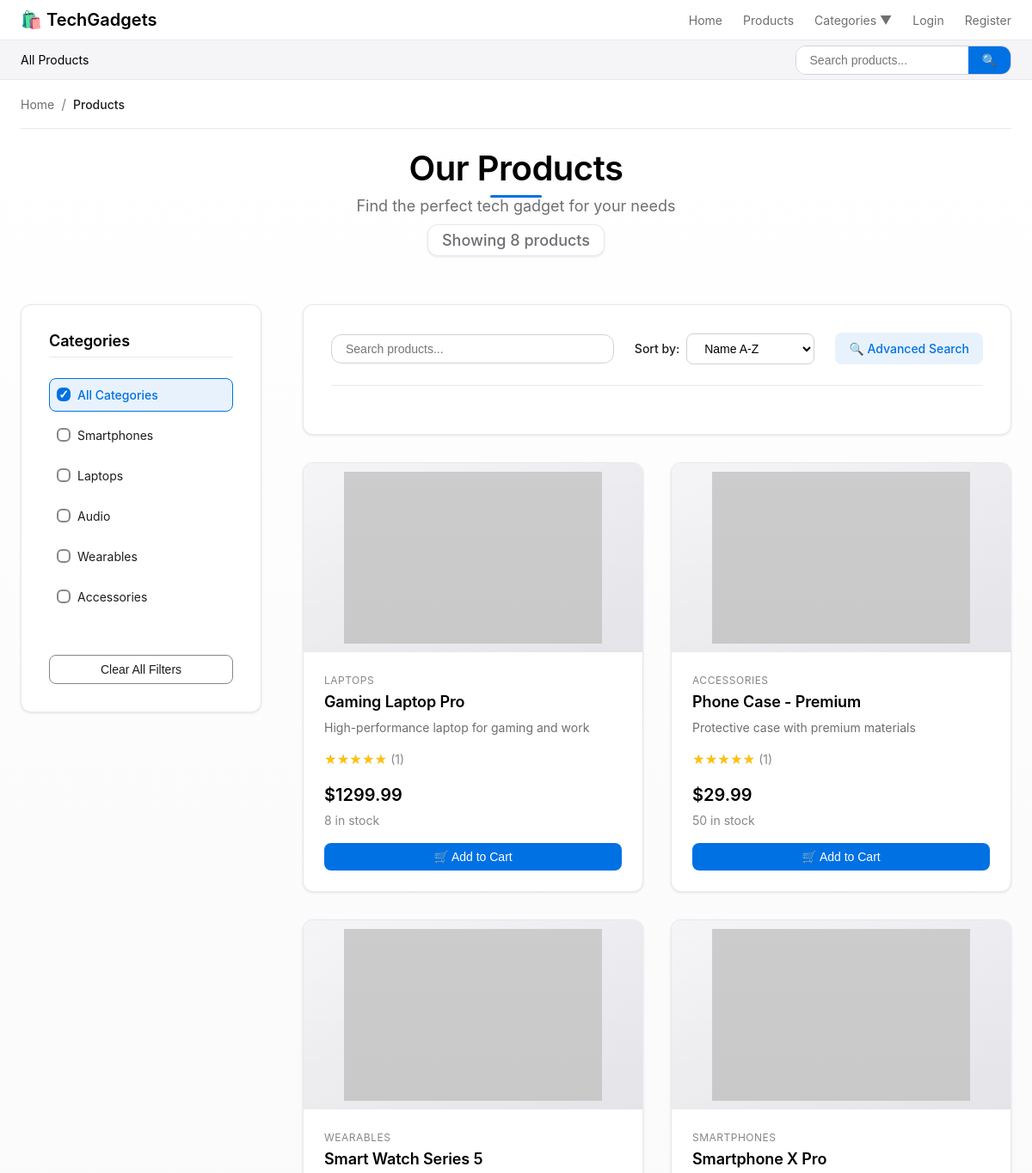
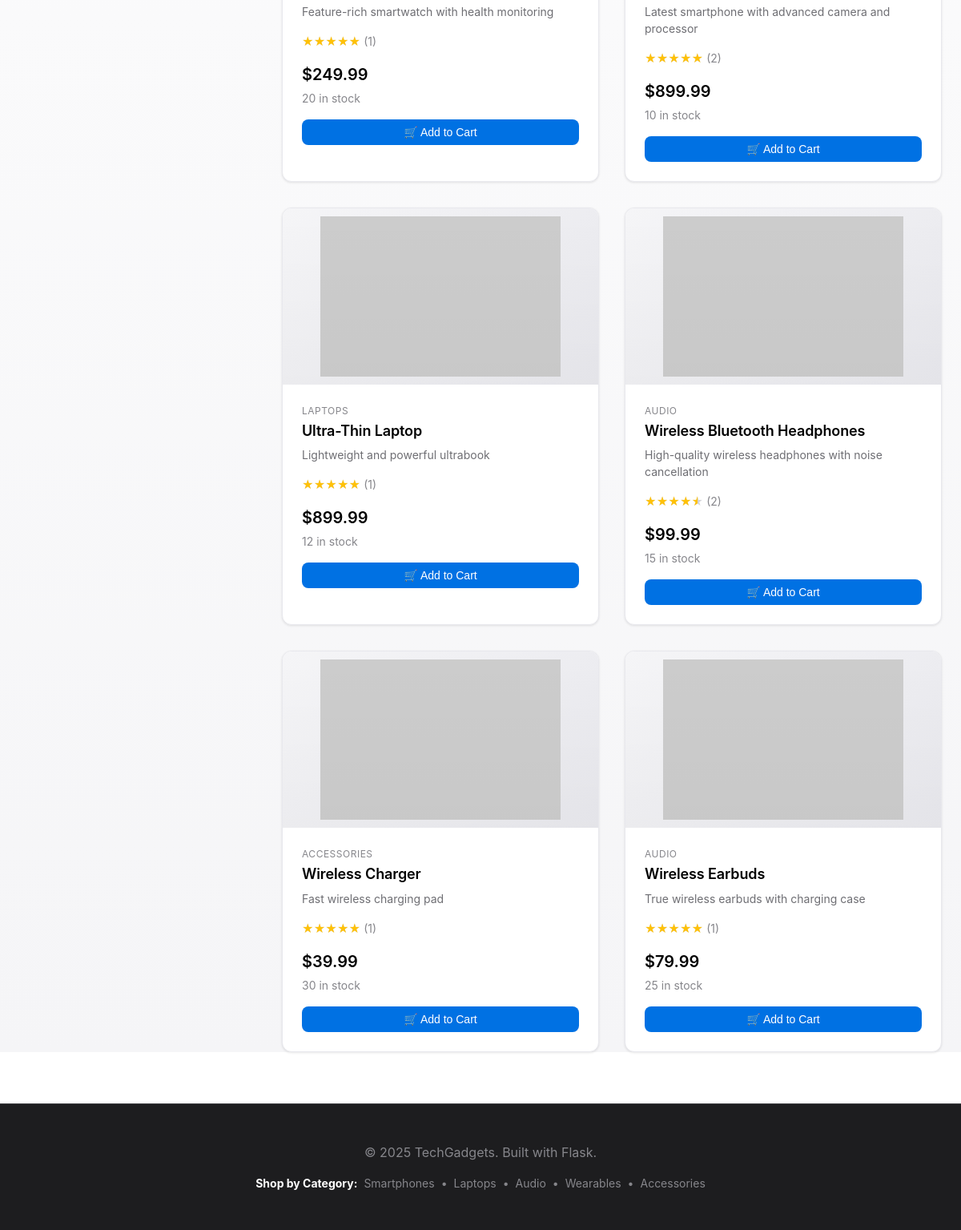
Page /products on the committed database (2 pictures, top to bottom).
### tables this page shows
CREATE TABLE categories
                     (
                         id INTEGER PRIMARY KEY AUTOINCREMENT,
                         name TEXT NOT NULL,
                         slug TEXT UNIQUE NOT NULL,
                         description TEXT,
                         created_at TIMESTAMP DEFAULT CURRENT_TIMESTAMP
                     );

CREATE TABLE products
                     (
                         id INTEGER PRIMARY KEY AUTOINCREMENT,
                         name TEXT NOT NULL,
                         price REAL NOT NULL,
                         description TEXT,
                         image_url TEXT,
                         category_id INTEGER,
                         stock INTEGER DEFAULT 0,
                         created_at TIMESTAMP DEFAULT CURRENT_TIMESTAMP,
                         FOREIGN KEY (category_id) REFERENCES categories (id)
                     );

### minimal_app.py (the view)
@app.route('/products')
def products_page():
    category_id = request.args.get('category', type=int)
    search_query = request.args.get('search', '')
    sort_by = request.args.get('sort_by', 'name')
    sort_order = request.args.get('sort_order', 'asc')
    conn = get_db_connection()
    query = '''
            SELECT p.*, \
                   c.name                     as category_name, \
                   c.slug                     as category_slug,
                   COALESCE(AVG(r.rating), 0) as average_rating,
                   COUNT(r.id)                as review_count
            FROM products p
                     LEFT JOIN categories c ON p.category_id = c.id
                     LEFT JOIN reviews r ON p.id = r.product_id AND r.status = 'approved'
            WHERE 1 = 1 \
            '''
    params = []
    if category_id:
        query += ' AND p.category_id = ?'
        params.append(category_id)
    if search_query:
        query += ' AND (p.name LIKE ? OR p.description LIKE ?)'
        params.extend([f'%{search_query}%', f'%{search_query}%'])
    query += ' GROUP BY p.id, c.name, c.slug'
    sort_options = {
        'name': 'p.name',
        'price': 'p.price',
        'rating': 'average_rating',
        'date': 'p.created_at'
    }
    if sort_by in sort_options:
        if sort_by == 'date' and sort_order == 'asc':
            query += f' ORDER BY {sort_options[sort_by]} ASC'
        elif sort_by == 'date' and sort_order == 'desc':
            query += f' ORDER BY {sort_options[sort_by]} DESC'
        else:
            query += f' ORDER BY {sort_options[sort_by]} {sort_order.upper()}'
    else:
        query += ' ORDER BY p.created_at DESC'
    products = conn.execute(query, params).fetchall()
    products_list = []
    for product in products:
        product_dict = row_to_dict(product)
        product_dict['average_rating'] = float(product['average_rating']) if product['average_rating'] else 0.0
        product_dict['review_count'] = product['review_count']
        products_list.append(product_dict)
    categories = conn.execute('SELECT * FROM categories').fetchall()
    current_category = None
    if category_id:
        current_category = conn.execute('SELECT * FROM categories WHERE id = ?', (category_id,)).fetchone()
    price_range = conn.execute('''
                               SELECT MIN(price) as min_price, MAX(price) as max_price
                               FROM products
                               ''').fetchone()
    conn.close()
    return render_template('products.html',
                           products=products_list,
                           categories=categories,
                           current_category=current_category,
                           search_query=search_query,
                           sort_by=sort_by,
                           sort_order=sort_order,
                           price_range=price_range)

### minimal_app.py (called while the page is built, shortened)
def get_db_connection():
    conn = sqlite3.connect(app.config['DATABASE'])
    conn.row_factory = sqlite3.Row
    return conn

def row_to_dict(row):
    if row is None:
        return None
    return {key: row[key] for key in row.keys()}

@app.context_processor
def inject_cart_count():
    cart_count = 0
    return dict(cart_count=cart_count)

### application/templates/products.html (shortened to what this page needs)
{% extends "base.html" %}
{% block content %}
<div class="products-page">
    <div class="container">
        <nav class="breadcrumb">
            <a href="{{ url_for('index') }}" class="breadcrumb-item">Home</a>
            <span class="breadcrumb-separator">/</span>
            <span class="breadcrumb-item active">Products</span>
        </nav>
        <div class="page-header">
            <h1>Our Products</h1>
            <p>Find the perfect tech gadget for your needs</p>
            {% if current_category %}
            <p class="products-count">Showing {{ products|length }} products in {{ current_category.name }}</p>
            {% else %}
            <p class="products-count" id="products-count">Showing {{ products|length }} products</p>
            {% endif %}
        </div>
        <div class="products-layout">
            <aside class="products-sidebar">
                <div class="category-filters">
                    <div class="filter-group">
                        <h3>Categories</h3>
                        <div class="filter-options">
                            {% set is_all_categories_active = not current_category and not request.args.get('category') %}
                            <label class="filter-option category-filter {% if is_all_categories_active %}active{% endif %}">
                                <input type="checkbox" value="" {% if is_all_categories_active %}checked{% endif %}>
                                <span>All Categories</span>
                            </label>
                            {% for category in categories %}
                                {% set is_category_active = false %}
                                {% if current_category and current_category.id == category.id %}
                                    {% set is_category_active = true %}
                                {% elif not current_category and request.args.get('category') %}
                                    {% set request_category_id = request.args.get('category')|int %}
                                    {% if request_category_id == category.id %}
                                        {% set is_category_active = true %}
                                    {% endif %}
                                {% endif %}
                                <label class="filter-option category-filter {% if is_category_active %}active{% endif %}">
                                    <input type="checkbox" value="{{ category.id }}"
                                           {% if is_category_active %}checked{% endif %}>
                                    <span>{{ category.name }}</span>
                                </label>
                            {% endfor %}
                        </div>
                    </div>
                    <button class="clear-filters">Clear All Filters</button>
                </div>
            </aside>
            <main class="products-main">
                <div class="products-controls">
                    <div class="controls-row">
                        <div class="search-box">
                            <form method="GET" action="{{ url_for('products_page') }}">
                                <input type="text" name="search" value="{{ search_query }}"
                                       placeholder="Search products..." id="search-input">
                            </form>
                        </div>
                        <div class="sort-options">
                            <form method="GET" action="{{ url_for('products_page') }}" class="sort-form">
                                <label>Sort by:</label>
                                <select name="sort_by" onchange="this.form.submit()">
                                    <option value="name" selected>Name A-Z</option>
                                </select>
                            </form>
                        </div>
                        <div class="view-options">
                            <a href="{{ url_for('advanced_search') }}" class="advanced-search-link">
                                🔍 Advanced Search
                            </a>
                        </div>
                    </div>
                    <div class="active-filters" id="active-filters">
                    </div>
                </div>
                {% if products %}
                <div class="products-grid">
                    {% for product in products %}
                    <div class="product-card" data-category-id="{{ product.category_id }}">
                        <div class="product-image">
                            <img src="{{ product.image_url }}" alt="{{ product.name }}" onerror="this.src='https://via.placeholder.com/300x200?text=No+Image'">
                        </div>
                        <div class="product-info">
                            <div class="product-category">{{ product.category_name }}</div>
                            <h3 class="product-name">{{ product.name }}</h3>
                            <p class="product-description">{{ product.description }}</p>
                            <div class="product-rating">
                                <div class="rating-stars" data-rating="{{ product.average_rating }}">
                                </div>
                                <span class="review-count">({{ product.review_count }})</span>
                            </div>
                            <div class="product-price">${{ "%.2f"|format(product.price) }}</div>
                            <div class="product-stock">{{ product.stock }} in stock</div>
                            <div class="product-actions">
                                <button class="add-to-cart-btn"
                                        data-product-id="{{ product.id }}"
                                        data-product-name="{{ product.name }}"
                                        data-product-price="{{ product.price }}"
                                        data-product-image="{{ product.image_url }}">
                                    🛒 Add to Cart
                                </button>
                            </div>
                        </div>
                    </div>
                    {% endfor %}
                </div>
                {% else %}
                <div class="no-products">
                    <h3>No products found</h3>
                    <p>Try adjusting your filters or search terms.</p>
                    <button class="clear-filters cta-button">Clear All Filters</button>
                </div>
                {% endif %}
            </main>
        </div>
    </div>
</div>
{% endblock %}

### application/templates/base.html (shortened to what this page needs)
<!DOCTYPE html>
<html lang="en">
<head>
    <link rel="stylesheet" href="{{ url_for('static', filename='css/style.css') }}">
</head>
<body data-user-authenticated="{{ 'true' if current_user.is_authenticated else 'false' }}">
    <nav class="navbar">
        <div class="nav-container">
            <div class="nav-logo">
                <a href="{{ url_for('index') }}" class="logo-link">🛍️ TechGadgets</a>
            </div>
            <ul class="nav-menu">
                <li class="nav-item">
                    <a href="{{ url_for('index') }}" class="nav-link">Home</a>
                </li>
                <li class="nav-item">
                    <a href="{{ url_for('products_page') }}" class="nav-link">Products</a>
                </li>
                <li class="nav-item dropdown">
                    <a href="#" class="nav-link dropdown-toggle">Categories ▼</a>
                </li>
                {% if current_user.is_authenticated %}
                <li class="nav-item">
                    <a href="{{ url_for('cart') }}" class="nav-link cart-link">🛒 Cart</a>
                </li>
                <li class="nav-item">
                    <a href="{{ url_for('wishlist') }}" class="nav-link">❤️ Wishlist</a>
                </li>
                <li class="nav-item">
                    <a href="{{ url_for('public_wishlists') }}" class="nav-link">🌐 Public Wishlists</a>
                </li>
                {% if current_user.is_admin %}
                <li class="nav-item">
                    <a href="{{ url_for('admin_dashboard') }}" class="nav-link admin-link">⚙️ Admin</a>
                </li>
                {% endif %}
                <li class="nav-item dropdown">
                    <a href="#" class="nav-link dropdown-toggle">👤 {{ current_user.username }} ▼</a>
                    <div class="dropdown-menu">
                        <a href="{{ url_for('profile') }}" class="dropdown-item">Profile</a>
                        <a href="{{ url_for('order_history') }}" class="dropdown-item">My Orders</a>
                        <a href="{{ url_for('addresses') }}" class="dropdown-item">My Addresses</a>
                        <div class="dropdown-divider"></div>
                        <a href="{{ url_for('logout') }}" class="dropdown-item">Logout</a>
                    </div>
                </li>
                {% else %}
                <li class="nav-item">
                    <a href="{{ url_for('login') }}" class="nav-link">Login</a>
                </li>
                <li class="nav-item">
                    <a href="{{ url_for('register') }}" class="nav-link">Register</a>
                </li>
                {% endif %}
            </ul>
        </div>
    </nav>
    <nav class="category-nav">
        <div class="category-nav-container">
            <a href="{{ url_for('products_page') }}" class="category-nav-item {% if request.endpoint == 'products_page' and not request.args.get('category') %}active{% endif %}">
                All Products
            </a>
        </div>
        <div class="nav-search">
            <form method="GET" action="{{ url_for('advanced_search') }}" class="search-form">
                <input type="text" name="q" placeholder="Search products..."
                       class="nav-search-input" value="{{ request.args.get('q', '') }}">
                <button type="submit" class="nav-search-btn">🔍</button>
            </form>
        </div>
    </nav>
    <main class="main-content">
        {% block content %}{% endblock %}
    </main>
    <footer class="footer">
        <div class="container">
            <p>&copy; 2025 TechGadgets. Built with Flask.</p>
            <div class="footer-categories">
                <strong>Shop by Category:</strong>
                {% for category in categories %}
                <a href="{{ url_for('category_page', slug=category.slug) }}" class="footer-category-link">{{ category.name }}</a>{% if not loop.last %} • {% endif %}
                {% endfor %}
            </div>
        </div>
    </footer>
</body>
</html>

### rows in the picture
categories: name "Smartphones"
categories: name "Laptops"
categories: name "Audio"
categories: name "Wearables"
categories: name "Accessories"
products: category_name "LAPTOPS", name "Gaming Laptop Pro", description "High-performance laptop for gaming and work", review_count "1", price "1299.99", stock "8"
products: category_name "ACCESSORIES", name "Phone Case - Premium", description "Protective case with premium materials", review_count "1", price "29.99", stock "50"
products: category_name "WEARABLES", name "Smart Watch Series 5", description "Feature-rich smartwatch with health monitoring", review_count "1", price "249.99", stock "20"
products: category_name "SMARTPHONES", name "Smartphone X Pro", description "Latest smartphone with advanced camera and processor", review_count "2", price "899.99", stock "10"
products: category_name "LAPTOPS", name "Ultra-Thin Laptop", description "Lightweight and powerful ultrabook", review_count "1", price "899.99", stock "12"
products: category_name "AUDIO", name "Wireless Bluetooth Headphones", description "High-quality wireless headphones with noise cancellation", review_count "2", price "99.99", stock "15"
products: category_name "ACCESSORIES", name "Wireless Charger", description "Fast wireless charging pad", review_count "1", price "39.99", stock "30"
products: category_name "AUDIO", name "Wireless Earbuds", description "True wireless earbuds with charging case", review_count "1", price "79.99", stock "25"

### other values in the picture
{{ products|length }} "8"
